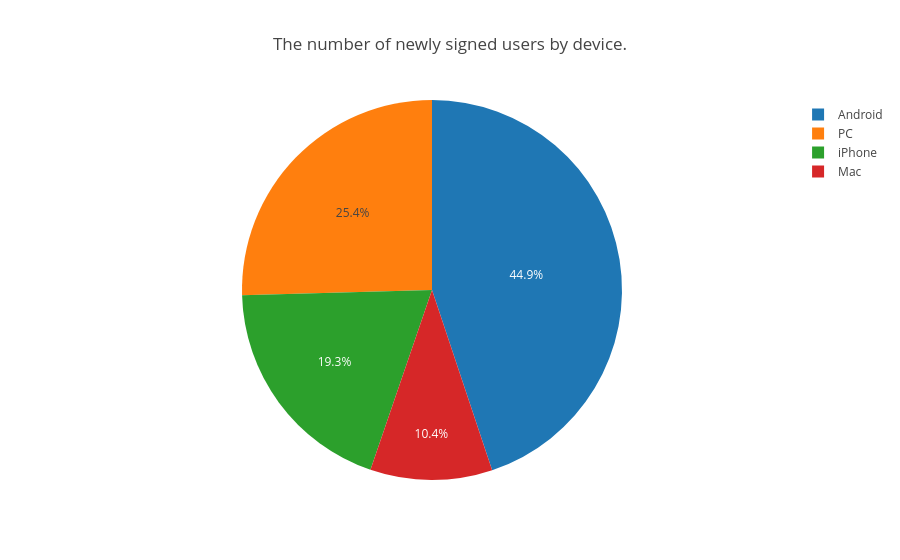

Here is the notebook cell this chart was saved with:
### Markdown cell above
* However, in fact, EU users make up 82% of our dataset.*

### Code cell
tmp_by_device = df_new_eu_users.groupby('device')['user_id'].agg([
    ('n_users', 'count')
]).sort_values(by='n_users', ascending=False).reset_index()

tmp_by_device

fig = px.pie(tmp_by_device,
             values='n_users',
             names='device',
#              color='region',
             title='The number of newly signed users by device.')

#fig.show('svg')

fig.show()

### Figure 1 — Plotly figure (JSON) as saved in the notebook; plotly's stock layout.template omitted (floating-point values rounded to 4 significant figures)
{"data": [{"domain": {"x": [0, 1], "y": [0, 1]}, "hovertemplate": "device=%{label}<br>n_users=%{value}<extra></extra>", "labels": ["Android", "PC", "iPhone", "Mac"], "legendgroup": "", "name": "", "showlegend": true, "type": "pie", "values": [4022, 2281, 1730, 930]}], "layout": {"legend": {"tracegroupgap": 0}, "title": {"text": "The number of newly signed users by device."}}}
